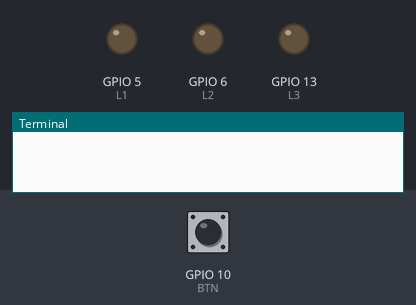
Bench run of a program on a simulated Raspberry Pi (BCM pin numbers). Parts: output pins drawn as LEDs (lit = HIGH), the last lines printed to the terminal. Inputs (shaded band) come from the test bench; at power-on: GPIO 10 (BTN) LOW.

Above: at 3.2 s.
3.3 s: GPIO 10 (BTN) pulled HIGH for 3.2 s
At 4.8 s:
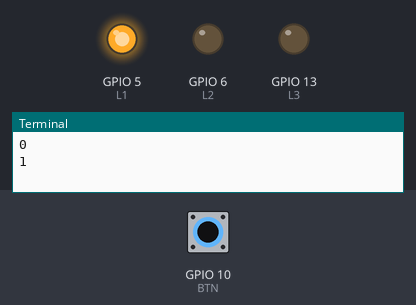
8.0 s: GPIO 10 (BTN) pulled HIGH for 0.15 s
At 9.6 s:
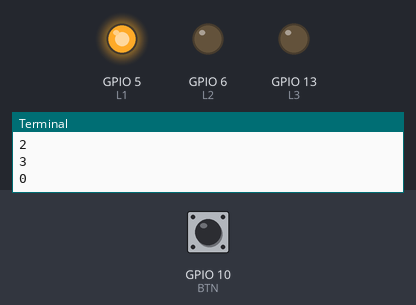
10.5 s: GPIO 10 (BTN) pulled HIGH for 1 s
At 12.7 s:
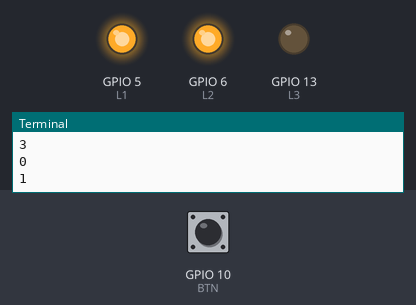
Timing chart, 0 to 14.2 s (numbered marks = the images above; inputs shaded):
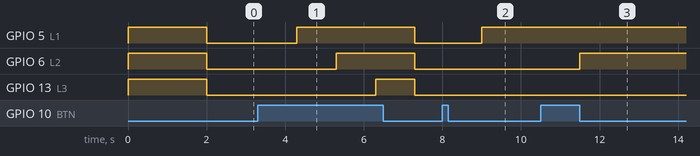

The program:

run.py
```python
#Programa : Raspberry push button e leds
#Autor : FILIPEFLOP

import RPi.GPIO as GPIO
import time


def main():
    L1 = 5
    L2 = 6
    L3 = 13
    BTN = 10
    CONTADOR = 0

    GPIO.setmode(GPIO.BCM)

   #Define os pinos dos leds como saida
    GPIO.setup(L1, GPIO.OUT)
    GPIO.setup(L2, GPIO.OUT)
    GPIO.setup(L3, GPIO.OUT)

    #Define o pino do botao como entrada
    GPIO.setup(BTN, GPIO.IN)

    #Apaga todos os leds
    GPIO.output(L1,1)
    GPIO.output(L2,1)
    GPIO.output(L3,1)
    time.sleep(2)
    GPIO.output(L1,0)
    GPIO.output(L2,0)
    GPIO.output(L3,0)


    while(1):
        #Verifica se o botao foi pressionado
        clique = GPIO.input(BTN)
        if clique == True:
            #Incrementa a variavel contador
            print(CONTADOR)
            CONTADOR = CONTADOR +1
            time.sleep(1)
            #Caso contador = 1, acende o led vermelho
        if CONTADOR == 1:
            GPIO.output(L1, 1)

        #Caso contador = 2, acende o led verde
        if CONTADOR == 2:
            GPIO.output(L2, 1)

        #Caso contador = 3, acende o led amarelo
        if CONTADOR == 3:
            GPIO.output(L3, 1)

            #Caso contador = 4, apaga todos os leds e
            #zera a variavel contador
        if CONTADOR == 4:
            GPIO.output( L1, 0)
            GPIO.output( L2, 0)
            GPIO.output( L3, 0)
            CONTADOR = 0


if __name__ == '__main__':

    try:
        main()
    except KeyboardInterrupt:
        pass
    finally:
        GPIO.cleanup()
```

Measured:
- after the input at 3.3 s, GPIO 5 (L1): LOW → HIGH after 1.0 s, → LOW 3.0 s later; GPIO 6 (L2): LOW → HIGH after 2.0 s, → LOW 2.0 s later; GPIO 13 (L3): LOW → HIGH after 3.0 s, → LOW 1.0 s later
- after the input at 8.0 s, GPIO 5 (L1): LOW → HIGH after 1.0 s
- after the input at 10.5 s, GPIO 6 (L2): LOW → HIGH after 1.0 s
